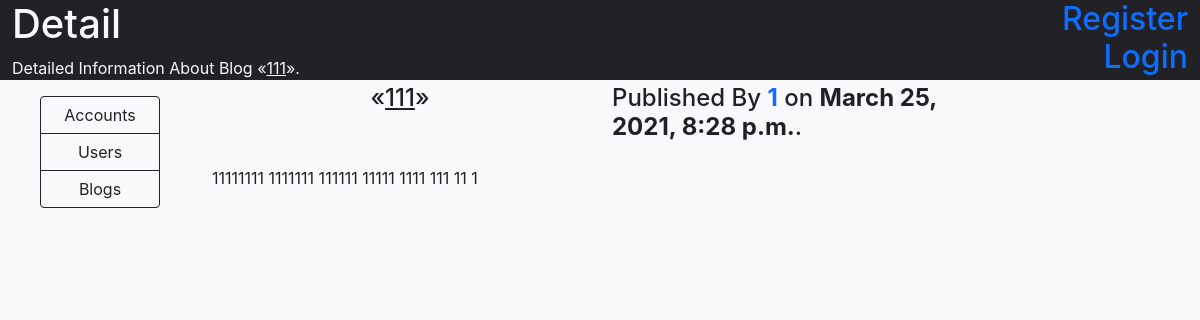
The app's page /blogs/10/ with its own data.
### blogs/models.py (models this page shows)
class Blog(models.Model):
    user = models.ForeignKey(User, on_delete=models.CASCADE, blank=True, null=True)
    blog_name = models.CharField(max_length=200)
    blog_text = models.CharField(max_length=9999)
    pub_date = models.DateTimeField(auto_now_add=True, blank=True, null=True)
    def __str__(self):
        return self.blog_name

### blogs/views.py (the view)
# urls.py: path('<int:pk>/', views.DetailView.as_view(), name='detail'),
class DetailView(generic.DetailView):
    model = Blog
    template_name = 'blogs/detail.html'
    def get_queryset(self):
        return Blog.objects.all()

### templates/blogs/detail.html (shortened to what this page needs)
{% extends '../base/base.html' %}
{% block header %}
    <h1>Detail</h1>
    <p>Detailed Information About Blog &laquo;<span class='text-decoration-underline'>{{blog}}</span>&raquo;.</p>
{% endblock %}
{% block content %}
    <div class='row mt-1 h4'>
        <div class='col-6 d-flex justify-content-center'>
            &laquo;<span class='text-decoration-underline'>{{ blog }}</span>&raquo;
        </div>
        <div class='col-6'>
            Published By
            <a href='{% url "accounts:detail" blog.user %}' class='text-decoration-none fw-bold'>{{ blog.user }}</a>
            on <b>{{ blog.pub_date }}</b>.
        </div>
    </div>
    <p class='pt-3'>{{ blog.blog_text }}</p>
{% endblock %}

### records on screen
Blog: blog_name "111", user "1", pub_date "March 25, 2021, 8:28 p.m.", blog_text "11111111 1111111 111111 11111 1111 111 11 1"
